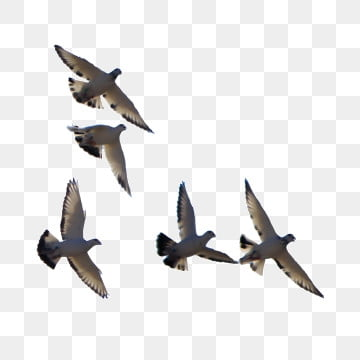
#> input picture Image/bird.jpg, 360 x 360 px, found by its file name
$ python pertemuan5.py
#> lines starting #> are read from the running program, lines starting #| are printed output that depends on the picture
# Import library yang dibutuhin
import cv2
import numpy as np
from matplotlib import pyplot as plt

# Baca gambar dari folder yang udah ditentukan
img = cv2.imread('image/bird.jpg')
#> img is the input picture: shape (360, 360, 3); mean B, G, R 230.1, 230.3, 231

# Cek dulu, takutnya gambarnya ngga kebaca
if img is None:
    print("⚠️ Gambar tidak ditemukan. Cek lagi path atau nama file-nya.")
else:
    # Kalau gambar kebaca, lanjut gas pol
    color = ('b', 'g', 'r')  # BGR sesuai OpenCV

    for i, col in enumerate(color):
        # Hitung histogram untuk masing-masing channel
        histr = cv2.calcHist([img], [i], None, [256], [0, 256])
        plt.plot(histr, color=col)
        plt.xlim([0, 256])

    # Tampilkan histogram
    plt.title('Histogram Citra Bunga')
    plt.xlabel('Intensitas Pixel')
    plt.ylabel('Jumlah Pixel')
    plt.show()
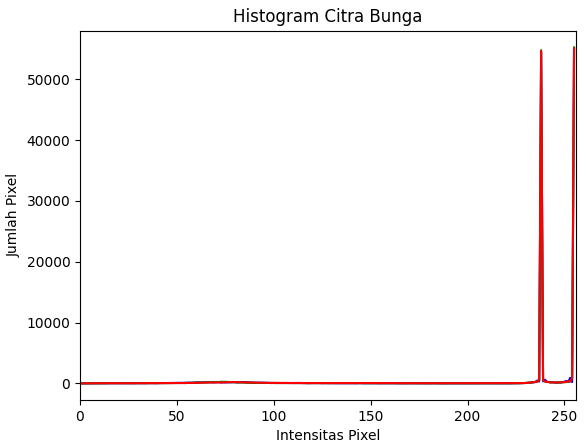
#> figure drawn by matplotlib, 1 panel; curve peaks at x = 255, y = 55054; curve peaks at x = 255, y = 55251; curve peaks at x = 255, y = 55079

$ run again, with Image/pohon.jpg copied over Image/bird.jpg
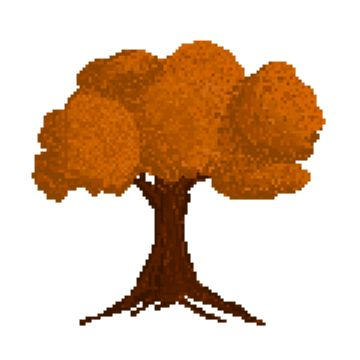
#> input picture Image/pohon.jpg, 360 x 360 px, found by its file name
#> img is the input picture: shape (360, 360, 3); mean B, G, R 173.4, 196.1, 223
#> `plt.show()`:
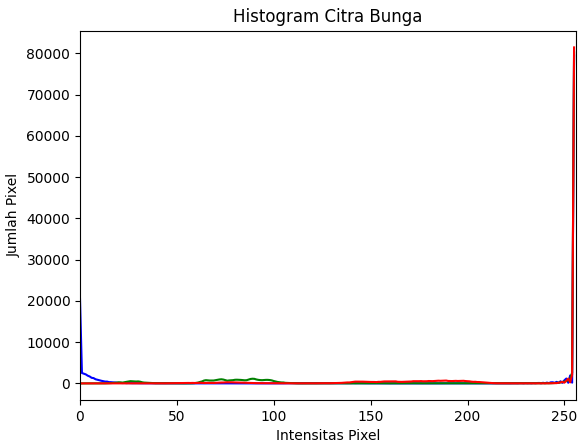
#> figure drawn by matplotlib, 1 panel; curve peaks at x = 255, y = 79439; curve peaks at x = 255, y = 80174; curve peaks at x = 255, y = 81415
